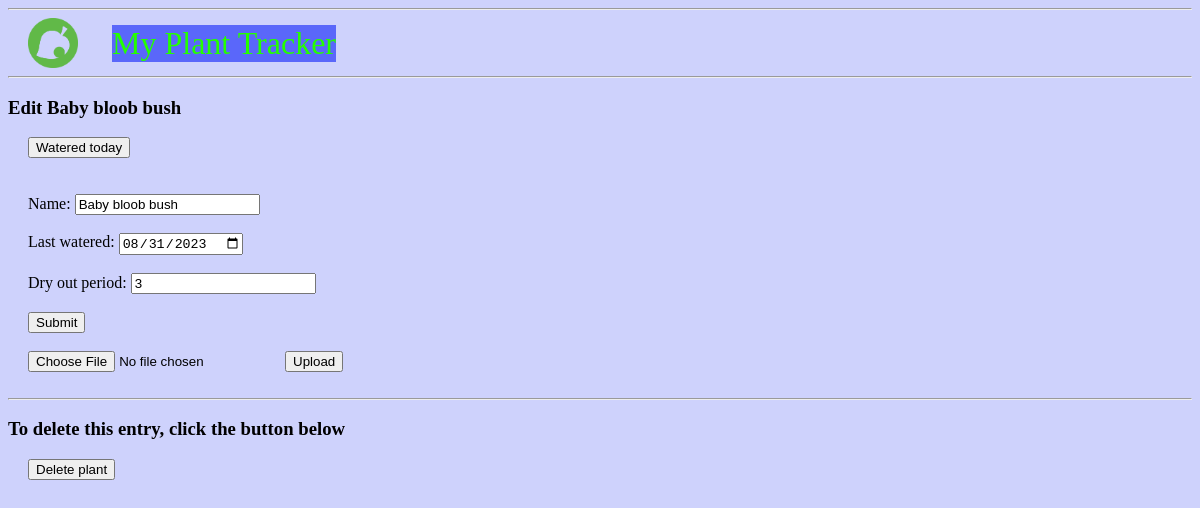
The page /Baby bloob bush/edit/ on the database as committed earlier.
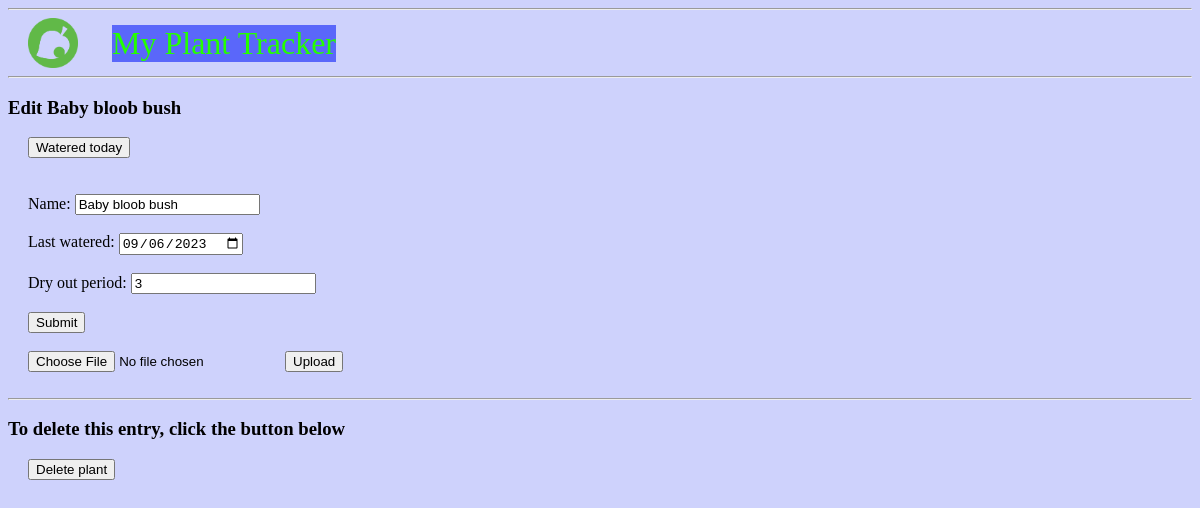
The same page on the database as committed later.
### tables this page shows
CREATE TABLE plants (
	id INTEGER PRIMARY KEY AUTOINCREMENT,
	name TEXT NOT NULL,
	lastWatered DATE NOT NULL,
	dryOut INTEGER NOT NULL
, remaining TINYINT);

### plantFlask.py (the view, shortened to what this page needs)
@app.route('/<string:plantName>/edit/', methods=('GET', 'POST'))
def edit(plantName):
	plant = get_plant(plantName)
	print(plant)
	return render_template('edit.html', plant=plant)

### plantFlask.py (called while the page is built)
def get_db_connection():
	conn = sqlite3.connect('database.db')
	conn.row_factory = sqlite3.Row
	return conn

def get_plant(plantName):
	conn = get_db_connection()
	plant = conn.execute('SELECT * FROM plants WHERE name = ?', (plantName,)).fetchone()
	conn.close()
	return plant

### templates/edit.html
{% extends 'base.html' %}
{% block content %}
	<h3>Edit {{ plant['name'] }}</h3>
        <form action="{{ url_for('wateredToday', plantName=plant['name']) }}" method="POST", class="edit">
                <input type="submit" value="Watered today"
                        onclick="return confirm('Watered today?')">
	</form>
	<br>
	<form method="post", class="edit", enctype=multipart/form-data>
		<br>
		<label for="name">Name: </label>
		<input type="text" name="name"
			value="{{ request.form['name'] or plant['name'] }}"></input>
		<br>
		<br>
		<label for="lastWatered">Last watered: </label>
		<input type="date" name="lastWatered"
			value="{{ request.form['lastWatered'] or plant['lastWatered'] }}"></input>
		<br>
		<br>
		<label for="dryOut">Dry out period: </label>
		<input type="text" name="dryOut"
			value="{{ request.form['dryOut'] or plant['dryOut'] }}"></input>
		<br>
		<br>
		<button type="submit">Submit</button>
		<br>
		<br>
		<input type=file name=file>
		<input type=submit value=Upload>
	</form>
	<br>
	<hr>
	<h3>To delete this entry, click the button below</h3>
	<form action="{{ url_for('delete', plantName=plant['name']) }}" method="POST", class="edit">
		<input type="submit" value="Delete plant"
			onclick="return confirm('Are you sure you want to delete this plant?')">
	</form>
{% endblock %}

### templates/base.html (shortened to what this page needs)
<!DOCTYPE html>
<html lang="en">
<head>
	<link rel="stylesheet" type="text/css" href="{{ url_for('static', filename='styles.css') }}" />
</head>
<body class="body">
	<hr>
	<nav>
		<img class="logo" src="{{ url_for('static', filename='nook.png') }}">
		<a href="{{ url_for('index') }}">  My Plant Tracker  </a>
	</nav>
	<hr>
	<div class="content">
		{% block content %} {% endblock %}
	</div>
</body>
</html>

### static/styles.css (style rules this page uses)
nav a { color: #25FF00; font-size: 2em; display: inline-block; vertical-align: middle; margin-left: 20px; margin-top: 0px; margin-bottom: 0px; text-decoration: none; background-color: #5A67FA; }
body.body { background-color: #CED2FC; }
.logo { width: 50px; display: inline-block; vertical-align: middle; margin-left: 20px; margin-right: 10px; margin-top: 0px; margin-bottom: 0px; }
form.edit { margin-left: 20px; }

Rows that differ between the two databases and show on the page:
changed plants "Baby bloob bush": lastWatered "08/31/2023" → "09/06/2023"
